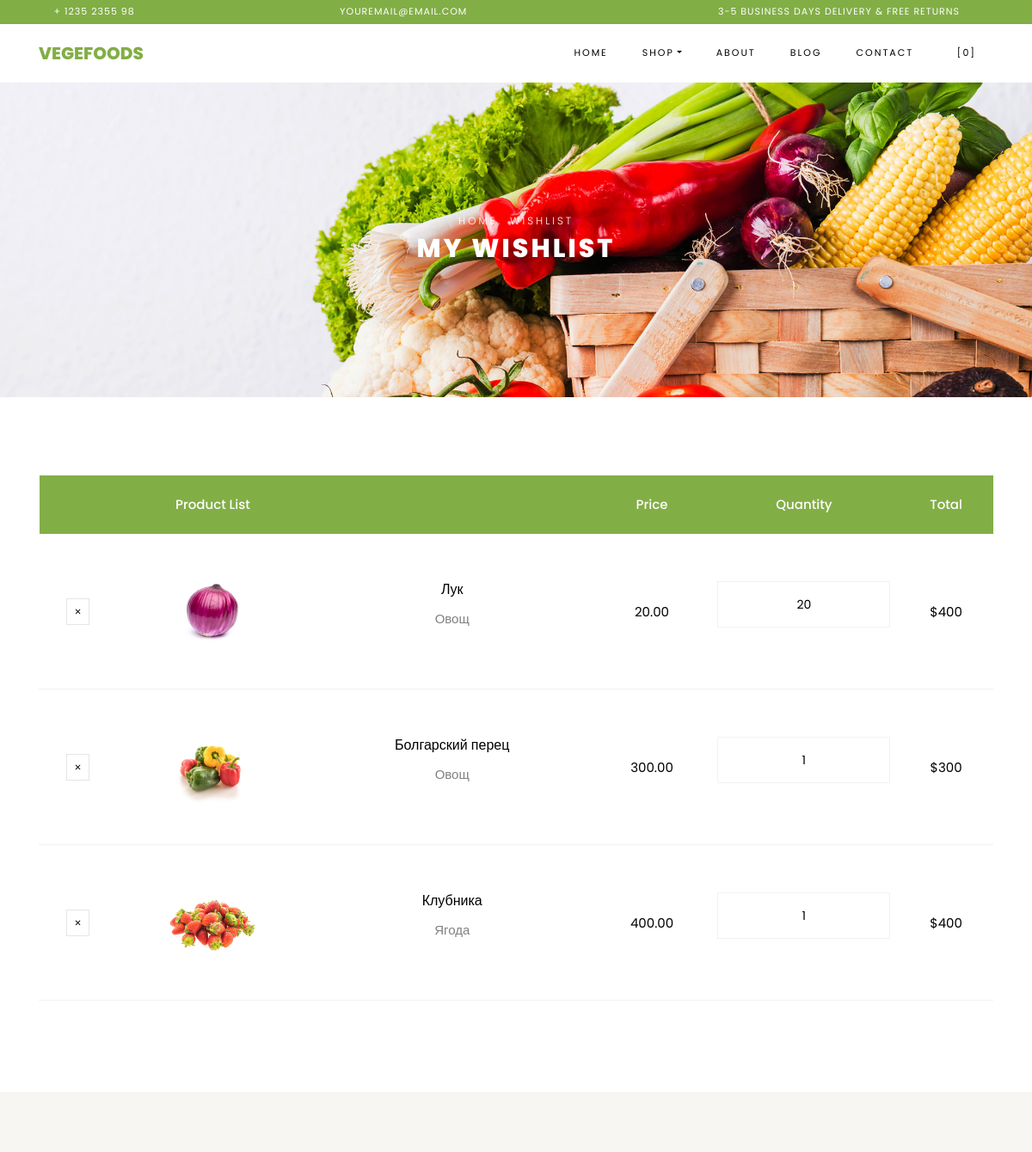
Before: /cart/wishlist/ (signed in, upper part) with the older database file.
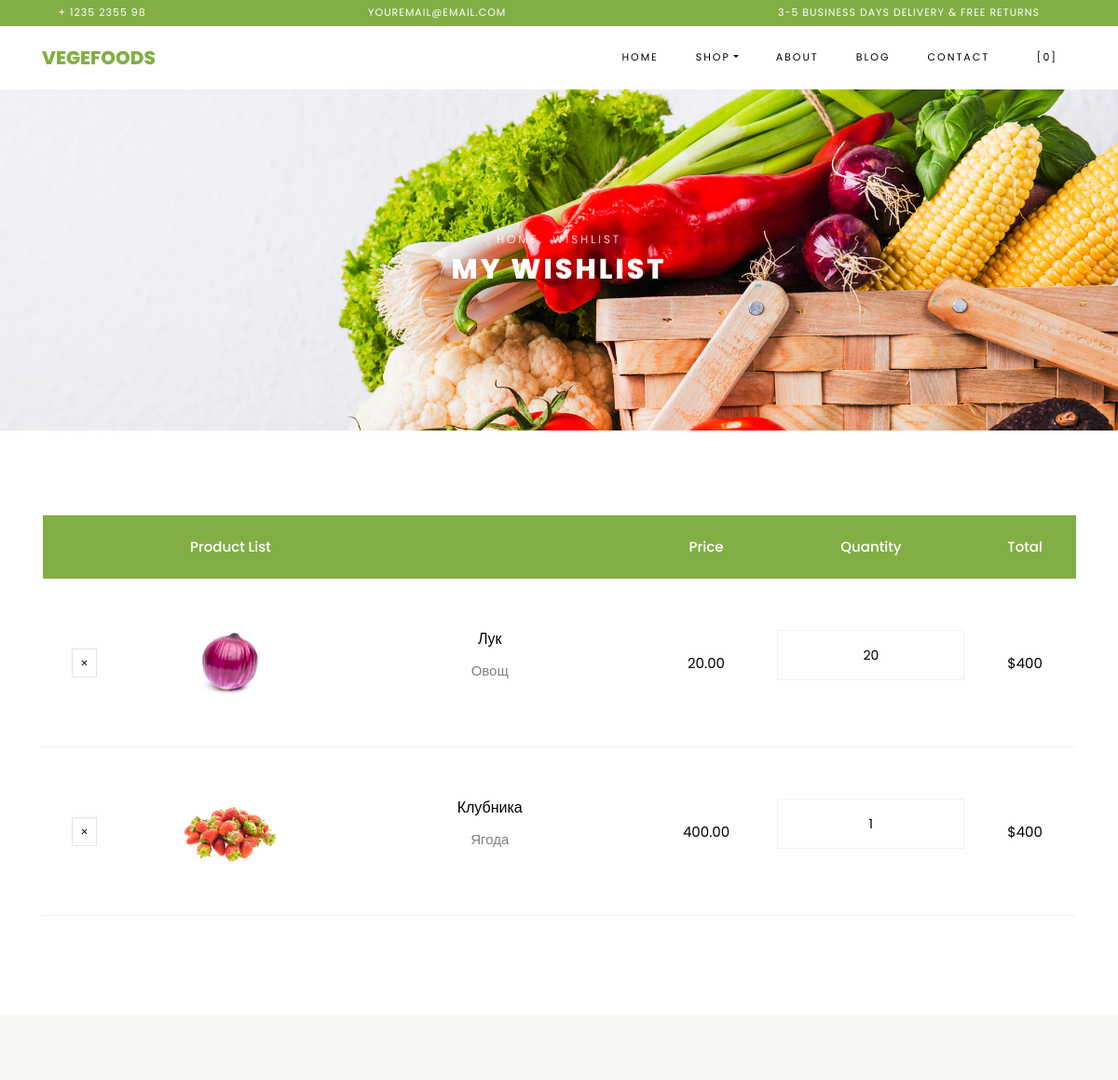
After: the same page with the newer database file.
### apps/cart_shop/models.py (models this page shows, shortened)
class WishList(models.Model):
   cart = models.ForeignKey(Cart, on_delete=models.CASCADE)
   product = models.ForeignKey(Product, on_delete=models.CASCADE)
   quantity = models.IntegerField(default=1)
   created_at = models.DateTimeField(auto_now_add=True)
   updated_at = models.DateTimeField(auto_now=True)

class Product(models.Model):
    name = models.CharField(max_length=255)
    price = models.DecimalField(max_digits=10, decimal_places=2)
    discount = models.IntegerField(null=True, blank=True)
    description = models.TextField()
    image = models.ImageField(upload_to='static/shop/images', null=True, blank=True)
    created_at = models.DateTimeField(auto_now_add=True)
    updated_at = models.DateTimeField(auto_now=True)

### apps/cart_shop/views.py (the view)
# urls.py: path('wishlist/', ViewWishlist.as_view(), name='wishlist'),
class ViewWishlist(View):
    def get(self, request):
        if not request.user.is_authenticated:
            return render(request, 'cart_shop/404.html')
        cart_items = WishList.objects.filter(cart__user=request.user)
        data = list(cart_items)
        context = {'cart_items': data}
        return render(request, 'cart_shop/wishlist.html', context)

### apps/cart_shop/templates/cart_shop/wishlist.html (shortened to what this page needs)
{% extends 'home/base.html' %}
{% load static %}
{% block content %}
    <div class="hero-wrap hero-bread" style="background-image: url({% static 'shop/images/bg_1.jpg'%});">
      <div class="container">
        <div class="row no-gutters slider-text align-items-center justify-content-center">
          <div class="col-md-9 ftco-animate text-center">
          	<p class="breadcrumbs"><span class="mr-2"><a href="index.html">Home</a></span> <span>Wishlist</span></p>
            <h1 class="mb-0 bread">My Wishlist</h1>
          </div>
        </div>
      </div>
    </div>
    <section class="ftco-section ftco-cart">
			<div class="container">
				<div class="row">
    			<div class="col-md-12 ftco-animate">
    				<div class="cart-list">
	    				<table class="table">
						    <thead class="thead-primary">
						      <tr class="text-center">
						        <th>&nbsp;</th>
						        <th>Product List</th>
						        <th>&nbsp;</th>
						        <th>Price</th>
						        <th>Quantity</th>
						        <th>Total</th>
						      </tr>
						    </thead>
						    <tbody>
								{% for item in cart_items %}
						      <tr class="text-center">
						        <td class="product-remove"><a href="{% url 'cart_shop:remove_from_wish' item.id %}"><span class="ion-ios-close"></span></a></td>
						        <td class="image-prod"><div class="img" style="background-image:url({{item.product.image.url}});"></div></td>
						        <td class="product-name">
						        	<h3>{{item.product.name}}</h3>
						        	<p>{{item.product.description}}</p>
						        </td>
						        <td class="price">{{item.product.price}}</td>
						        <td class="quantity">
						        	<div class="input-group mb-3">
					             	<input type="text" name="quantity" class="quantity form-control input-number" value={{item.quantity}} min="1" max="100">
					          	</div>
					          </td>
						        <td class="total">${% widthratio item.product.price 1 item.quantity %}</td>
						      </tr>
								{% endfor %}
						    </tbody>
						  </table>
					  </div>
    			</div>
    		</div>
			</div>
		</section>
		<section class="ftco-section ftco-no-pt ftco-no-pb py-5 bg-light">
      <div class="container py-4">
        <div class="row d-flex justify-content-center py-5">
{% endblock %}

### apps/home/templates/home/base.html (shortened to what this page needs)
{% load static %}
<!DOCTYPE html>
<html lang="en">
  <head>
    <link rel="stylesheet" href="{% static 'shop/css/open-iconic-bootstrap.min.css'%}">
    <link rel="stylesheet" href="{% static 'shop/css/animate.css'%}">
    <link rel="stylesheet" href="{% static 'shop/css/owl.carousel.min.css'%}">
    <link rel="stylesheet" href="{% static 'shop/css/owl.theme.default.min.css'%}">
    <link rel="stylesheet" href="{% static 'shop/css/magnific-popup.css'%}">
    <link rel="stylesheet" href="{% static 'shop/css/aos.css'%}">
    <link rel="stylesheet" href="{% static 'shop/css/ionicons.min.css'%}">
    <link rel="stylesheet" href="{% static 'shop/css/bootstrap-datepicker.css'%}">
    <link rel="stylesheet" href="{% static 'shop/css/jquery.timepicker.css'%}">
    <link rel="stylesheet" href="{% static 'shop/css/flaticon.css'%}">
    <link rel="stylesheet" href="{% static 'shop/css/icomoon.css'%}">
    <link rel="stylesheet" href="{% static 'shop/css/style.css'%}">
  </head>
  <body class="goto-here">
		<div class="py-1 bg-primary">
    	<div class="container">
    		<div class="row no-gutters d-flex align-items-start align-items-center px-md-0">
	    		<div class="col-lg-12 d-block">
		    		<div class="row d-flex">
		    			<div class="col-md pr-4 d-flex topper align-items-center">
					    	<div class="icon mr-2 d-flex justify-content-center align-items-center"><span class="icon-phone2"></span></div>
						    <span class="text">+ 1235 2355 98</span>
					    </div>
					    <div class="col-md pr-4 d-flex topper align-items-center">
					    	<div class="icon mr-2 d-flex justify-content-center align-items-center"><span class="icon-paper-plane"></span></div>
						    <span class="text">youremail@email.com</span>
					    </div>
					    <div class="col-md-5 pr-4 d-flex topper align-items-center text-lg-right">
						    <span class="text">3-5 Business days delivery &amp; Free Returns</span>
					    </div>
				    </div>
			    </div>
		    </div>
		  </div>
    </div>
    <nav class="navbar navbar-expand-lg navbar-dark ftco_navbar bg-dark ftco-navbar-light" id="ftco-navbar">
	    <div class="container">
	      <a class="navbar-brand" href="{% url 'home:index' %}">Vegefoods</a>
	      <div class="collapse navbar-collapse" id="ftco-nav">
	        <ul class="navbar-nav ml-auto">
	          <li class="nav-item active"><a href="{% url 'home:index' %}" class="nav-link">Home</a></li>
	          <li class="nav-item dropdown">
              <a class="nav-link dropdown-toggle" href="#" id="dropdown04" data-toggle="dropdown" aria-haspopup="true" aria-expanded="false">Shop</a>
            </li>
	          <li class="nav-item"><a href="{% url 'home:about' %}" class="nav-link">About</a></li>
	          <li class="nav-item"><a href="{% url 'blog:blog' %}" class="nav-link">Blog</a></li>
	          <li class="nav-item"><a href="{% url 'home:contact' %}" class="nav-link">Contact</a></li>
	          <li class="nav-item cta cta-colored"><a href="{% url 'cart_shop:cart' %}" class="nav-link"><span class="icon-shopping_cart"></span>[0]</a></li>
	        </ul>
	      </div>
	    </div>
	  </nav>
        {% block content %}
        {% endblock %}
  </body>
</html>

### static/shop/css/icomoon.css (style rules this page uses)
[class^="icon-"], [class*=" icon-"] { font-family: 'icomoon' !important; speak: none; font-style: normal; font-weight: normal; font-variant: normal; text-transform: none; line-height: 1; -webkit-font-smoothing: antialiased; -moz-osx-font-smoothing: grayscale; }
.icon-paper-plane:before { content: "\f1d8"; }
.icon-phone2:before { content: "\e0cd"; }
.icon-shopping_cart:before { content: "\e8cc"; }

Changed rows visible on the page:
removed WishList: product.image (picture), product.name "Болгарский перец", product.description "Овощ", product.price "300.00", quantity "1", product+quantity "300"
